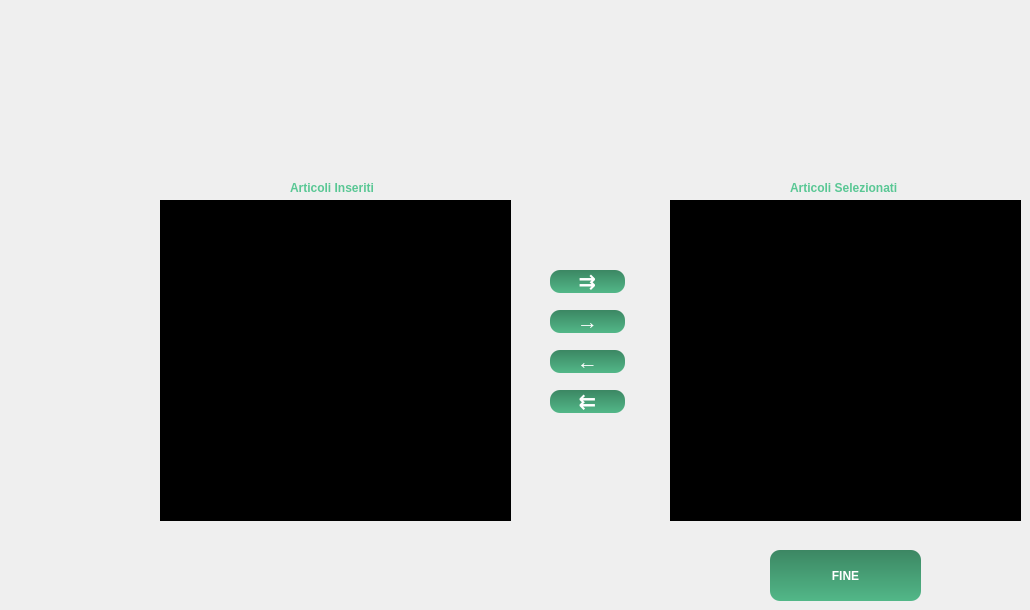
    <widget class="QWidget" name="paginaSelezionaArticoliCorrelati">
     <widget class="QListWidget" name="tuttiGliArticoli">
      <property name="geometry">
       <rect>
        <x>160</x>
        <y>200</y>
        <width>351</width>
        <height>321</height>
       </rect>
      </property>
      <property name="font">
       <font>
        <family>Tahoma</family>
        <pointsize>8</pointsize>
        <weight>75</weight>
        <bold>true</bold>
       </font>
      </property>
      <property name="styleSheet">
       <string notr="true">QListWidget{
background-color: rgb(0, 0, 0);
color: rgb(96, 214, 159);
}

  QListWidget::item:selected {
   background-color: rgb(96, 214, 159);
 }
</string>
      </property>
     </widget>
     <widget class="QPushButton" name="bottoneRimuoviTuttiArticoli">
      <property name="geometry">
       <rect>
        <x>550</x>
        <y>390</y>
        <width>75</width>
        <height>23</height>
       </rect>
      </property>
      <property name="font">
       <font>
        <family>Tahoma</family>
        <pointsize>16</pointsize>
        <weight>75</weight>
        <bold>true</bold>
       </font>
      </property>
      <property name="styleSheet">
       <string notr="true">QPushButton{
	background-color: qlineargradient(spread:pad, x1:1, y1:0, x2:1, y2:1, stop:0 rgba(60, 135, 99, 255), stop:1 rgba(82, 183, 136, 255));
	color: rgb(255, 255, 255);
	border-radius: 10px;
}

QPushButton:hover{
	background-color: rgb(60, 134, 99);
}
QPushButton:pressed {
	background-color: rgb(43, 97, 72);
}
</string>
      </property>
      <property name="text">
       <string>⇇</string>
      </property>
     </widget>
     <widget class="QPushButton" name="bottoneFineSelezioneCorrelati">
      <property name="geometry">
       <rect>
        <x>770</x>
        <y>550</y>
        <width>151</width>
        <height>51</height>
       </rect>
      </property>
      <property name="font">
       <font>
        <family>Tahoma</family>
        <pointsize>9</pointsize>
        <weight>75</weight>
        <bold>true</bold>
       </font>
      </property>
      <property name="styleSheet">
       <string notr="true">QPushButton{
	background-color: qlineargradient(spread:pad, x1:1, y1:0, x2:1, y2:1, stop:0 rgba(60, 135, 99, 255), stop:1 rgba(82, 183, 136, 255));
	color: rgb(255, 255, 255);
	border-radius: 10px;

}

QPushButton:hover{
	background-color: rgb(60, 134, 99);
}
QPushButton:pressed {
	background-color: rgb(43, 97, 72);
}
</string>
      </property>
      <property name="text">
       <string>FINE</string>
      </property>
     </widget>
     <widget class="QPushButton" name="bottonePrendiTuttiArticoli">
      <property name="geometry">
       <rect>
        <x>550</x>
        <y>270</y>
        <width>75</width>
        <height>23</height>
       </rect>
      </property>
      <property name="font">
       <font>
        <family>Tahoma</family>
        <pointsize>16</pointsize>
        <weight>75</weight>
        <bold>true</bold>
       </font>
      </property>
      <property name="styleSheet">
       <string notr="true">QPushButton{
	background-color: qlineargradient(spread:pad, x1:1, y1:0, x2:1, y2:1, stop:0 rgba(60, 135, 99, 255), stop:1 rgba(82, 183, 136, 255));
	color: rgb(255, 255, 255);
	border-radius: 10px;
}

QPushButton:hover{
	background-color: rgb(60, 134, 99);
}
QPushButton:pressed {
	background-color: rgb(43, 97, 72);
}
</string>
      </property>
      <property name="text">
       <string>⇉</string>
      </property>
     </widget>
     <widget class="QLabel" name="label_17">
      <property name="geometry">
       <rect>
        <x>790</x>
        <y>180</y>
        <width>121</width>
        <height>16</height>
       </rect>
      </property>
      <property name="font">
       <font>
        <family>Tahoma</family>
        <pointsize>9</pointsize>
        <weight>75</weight>
        <bold>true</bold>
       </font>
      </property>
      <property name="styleSheet">
       <string notr="true">color: rgb(89, 199, 148);</string>
      </property>
      <property name="text">
       <string>Articoli Selezionati</string>
      </property>
     </widget>
     <widget class="QLabel" name="label_18">
      <property name="geometry">
       <rect>
        <x>290</x>
        <y>180</y>
        <width>101</width>
        <height>16</height>
       </rect>
      </property>
      <property name="font">
       <font>
        <family>Tahoma</family>
        <pointsize>9</pointsize>
        <weight>75</weight>
        <bold>true</bold>
       </font>
      </property>
      <property name="styleSheet">
       <string notr="true">color: rgb(89, 199, 148);</string>
      </property>
      <property name="text">
       <string>Articoli Inseriti</string>
      </property>
     </widget>
     <widget class="QPushButton" name="bottonePrendiSelezionatoArticolo">
      <property name="geometry">
       <rect>
        <x>550</x>
        <y>310</y>
        <width>75</width>
        <height>23</height>
       </rect>
      </property>
      <property name="font">
       <font>
        <family>Tahoma</family>
        <pointsize>16</pointsize>
        <weight>75</weight>
        <bold>true</bold>
       </font>
      </property>
      <property name="styleSheet">
       <string notr="true">QPushButton{
	background-color: qlineargradient(spread:pad, x1:1, y1:0, x2:1, y2:1, stop:0 rgba(60, 135, 99, 255), stop:1 rgba(82, 183, 136, 255));
	color: rgb(255, 255, 255);
	border-radius: 10px;
}

QPushButton:hover{
	background-color: rgb(60, 134, 99);
}
QPushButton:pressed {
	background-color: rgb(43, 97, 72);
}
</string>
      </property>
      <property name="text">
       <string>→</string>
      </property>
     </widget>
     <widget class="QPushButton" name="bottoneRimuoviSelezionatoArticolo">
      <property name="geometry">
       <rect>
        <x>550</x>
        <y>350</y>
        <width>75</width>
        <height>23</height>
       </rect>
      </property>
      <property name="font">
       <font>
        <family>Tahoma</family>
        <pointsize>16</pointsize>
        <weight>75</weight>
        <bold>true</bold>
       </font>
      </property>
      <property name="styleSheet">
       <string notr="true">QPushButton{
	background-color: qlineargradient(spread:pad, x1:1, y1:0, x2:1, y2:1, stop:0 rgba(60, 135, 99, 255), stop:1 rgba(82, 183, 136, 255));
	color: rgb(255, 255, 255);
	border-radius: 10px;
}

QPushButton:hover{
	background-color: rgb(60, 134, 99);
}
QPushButton:pressed {
	background-color: rgb(43, 97, 72);
}
</string>
      </property>
      <property name="text">
       <string>←</string>
      </property>
     </widget>
     <widget class="QListWidget" name="articoliSelezionati">
      <property name="geometry">
       <rect>
        <x>670</x>
        <y>200</y>
        <width>351</width>
        <height>321</height>
       </rect>
      </property>
      <property name="font">
       <font>
        <family>Tahoma</family>
        <pointsize>8</pointsize>
        <weight>75</weight>
        <bold>true</bold>
       </font>
      </property>
      <property name="styleSheet">
       <string notr="true">QListWidget{
background-color: rgb(0, 0, 0);
color: rgb(96, 214, 159);
}

  QListWidget::item:selected {
   background-color: rgb(96, 214, 159);
 }
</string>
      </property>
     </widget>
    </widget>
